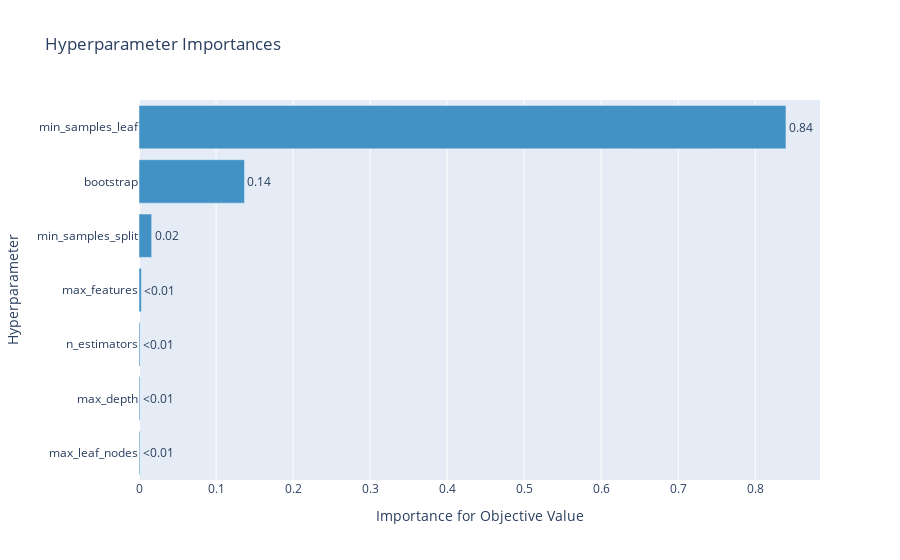

Notebook cell for this chart:
### Code cell
# 하이퍼파라미터별 중요도를 확인할 수 있는 그래프
optuna.visualization.plot_param_importances(study)

### Figure 1 — Plotly figure (JSON) as saved in the notebook; plotly's stock layout.template omitted (floating-point values rounded to 4 significant figures)
{"data": [{"cliponaxis": false, "hovertemplate": ["max_leaf_nodes (IntDistribution): 0.0011581905145532686<extra></extra>", "max_depth (IntDistribution): 0.0011975270839146277<extra></extra>", "n_estimators (IntDistribution): 0.0013200575870890362<extra></extra>", "max_features (FloatDistribution): 0.003022164234209564<extra></extra>", "min_samples_split (FloatDistribution): 0.016451265560377907<extra></extra>", "bootstrap (CategoricalDistribution): 0.13694029854425727<extra></extra>", "min_samples_leaf (FloatDistribution): 0.8399104964755983<extra></extra>"], "marker": {"color": "rgb(66,146,198)"}, "orientation": "h", "text": ["<0.01", "<0.01", "<0.01", "<0.01", "0.02", "0.14", "0.84"], "textposition": "outside", "type": "bar", "x": [0.001158, 0.001198, 0.00132, 0.003022, 0.01645, 0.1369, 0.8399], "y": ["max_leaf_nodes", "max_depth", "n_estimators", "max_features", "min_samples_split", "bootstrap", "min_samples_leaf"]}], "layout": {"showlegend": false, "title": {"text": "Hyperparameter Importances"}, "xaxis": {"title": {"text": "Importance for Objective Value"}}, "yaxis": {"title": {"text": "Hyperparameter"}}}}
